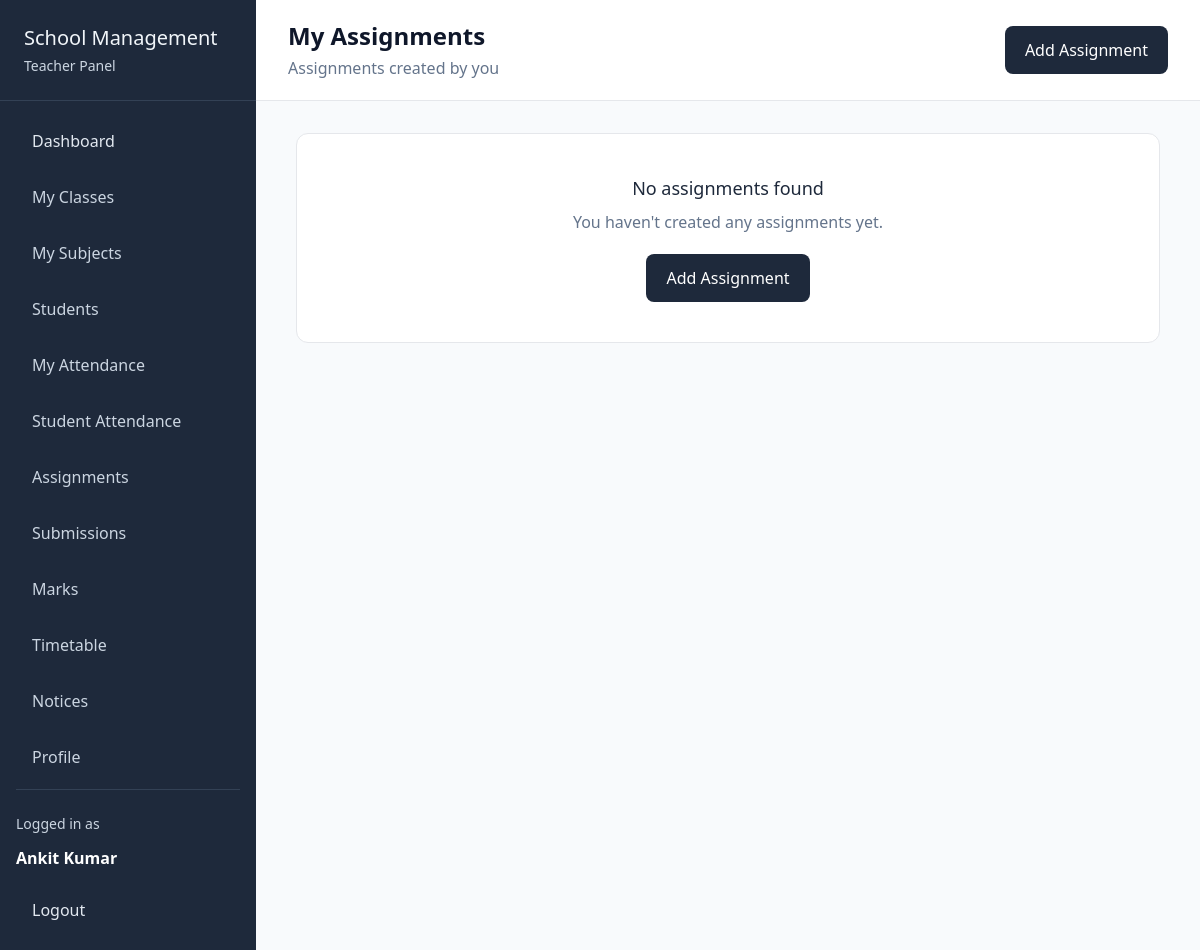
The page /teachers/assignments/ (signed in) on the database as committed earlier.
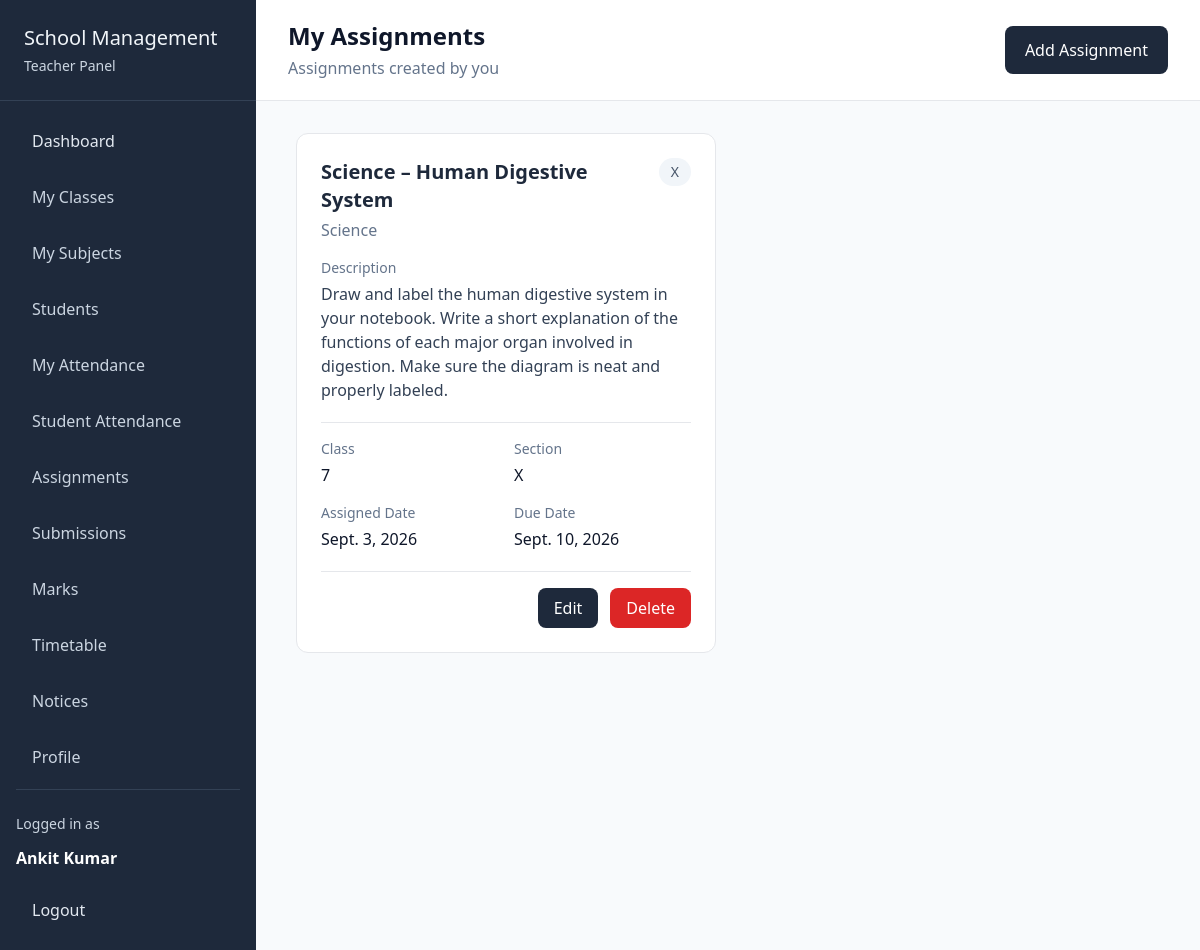
The same page on the database as committed later.
### assignments/models.py (models this page shows, shortened)
class Assignment(models.Model):
    title = models.CharField(max_length=200)
    description = models.TextField()
    subject = models.ForeignKey(Subject, on_delete=models.CASCADE)
    teacher = models.ForeignKey(Teacher, on_delete=models.CASCADE)
    class_section = models.ForeignKey(Section, on_delete=models.CASCADE)
    assigned_date = models.DateField()
    due_date = models.DateField()

### academics/models.py (models this page shows, shortened)
class Subject(models.Model):
    name = models.CharField(max_length=20)
    schoolclasses = models.ManyToManyField(SchoolClass)
    class Meta:
        constraints = [
            models.UniqueConstraint(
                fields=["name"],
                name="unique_subject_name"
            )
        ]

class Section(models.Model):
    schoolclass = models.ForeignKey(SchoolClass, on_delete=models.CASCADE)
    name = models.CharField(max_length=10)

class SchoolClass(models.Model):
    name = models.CharField(max_length=50)

### teachers/views.py (the view)
# urls.py: path("assignments/", views.teacher_assignments, name="teacher_assignments"),
def teacher_assignments(req):
    if req.user.userprofile.role != "teacher":
        return redirect("home")
    teacher = req.user.teacher
    assignments = Assignment.objects.filter(teacher=teacher).order_by("-assigned_date")
    data = {
        "teacher" : teacher,
        "assignments" : assignments
    }
    return render(req, "teachers/assignments.html", data)

### teachers/templates/teachers/assignments.html (shortened to what this page needs)
{% extends "teachers/base.html" %}
{% block content %}
<div class="flex-1">
    <div class="px-8 py-5 border-b bg-white flex items-center justify-between">
        <div>
            <h2 class="text-2xl font-semibold">My Assignments</h2>
            <p class="text-slate-500 mt-1">Assignments created by you</p>
        </div>
        <a href="{% url 'insert_assignment' %}" class="px-5 py-3 bg-slate-800 text-white rounded-lg hover:bg-slate-700">Add Assignment</a>
    </div>
    <div class="px-10 py-8">
        {% if assignments %}
        <div class="grid grid-cols-1 lg:grid-cols-2 gap-6">
            {% for assignment in assignments %}
            <div class="bg-white border rounded-xl p-6">
                <div class="flex items-start justify-between mb-4">
                    <div>
                        <h3 class="text-xl font-semibold text-slate-800">{{ assignment.title }}</h3>
                        <p class="text-slate-500 mt-1">{{ assignment.subject.name }}</p>
                    </div>
                    <span class="px-3 py-1 rounded-full bg-slate-100 text-slate-600 text-sm">{{ assignment.class_section.name }}</span>
                </div>
                <div class="mb-5">
                    <p class="text-sm text-slate-500 mb-1">Description</p>
                    <p class="text-slate-700 leading-6">{{ assignment.description }}</p>
                </div>
                <div class="grid grid-cols-2 gap-4 border-t pt-4">
                    <div>
                        <p class="text-sm text-slate-500">Class</p>
                        <p class="font-medium mt-1">{{ assignment.class_section.schoolclass.name }}</p>
                    </div>
                    <div>
                        <p class="text-sm text-slate-500">Section</p>
                        <p class="font-medium mt-1">{{ assignment.class_section.name }}</p>
                    </div>
                    <div>
                        <p class="text-sm text-slate-500">Assigned Date</p>
                        <p class="font-medium mt-1">{{ assignment.assigned_date }}</p>
                    </div>
                    <div>
                        <p class="text-sm text-slate-500">Due Date</p>
                        <p class="font-medium mt-1">{{ assignment.due_date }}</p>
                    </div>
                </div>
                <div class="flex justify-end gap-3 mt-5 border-t pt-4">
                    <a href="{% url 'edit_assignment' assignment.id %}" class="px-4 py-2 bg-slate-800 text-white rounded-lg hover:bg-slate-700">Edit</a>
                    <a href="{% url 'delete_assignment' assignment.id %}" class="px-4 py-2 bg-red-600 text-white rounded-lg hover:bg-red-700">Delete</a>
                </div>
            </div>
            {% endfor %}
        </div>
        {% else %}
        <div class="bg-white border rounded-xl p-10 text-center">
            <h3 class="text-lg font-medium text-slate-800">No assignments found</h3>
            <p class="text-slate-500 mt-2">You haven't created any assignments yet.</p>
            <a href="{% url 'insert_assignment' %}" class="inline-block mt-5 px-5 py-3 bg-slate-800 text-white rounded-lg hover:bg-slate-700">Add Assignment</a>
        </div>
        {% endif %}
    </div>
</div>
{% endblock content %}

Rows that differ between the two databases and show on the page:
added Assignment: title "Science – Human Digestive System", subject.name "Science", class_section.name "X", description "Draw and label the human digestive system in your notebook. Write a short explanation of the functions of each major organ involved in digestion. Make sure the diagram is neat and properly labeled.", class_section.schoolclass.name "7", assigned_date "Sept. 3, 2026", due_date "Sept. 10, 2026"
Other text that changed with them:
text no longer shown: "No assignments found You haven't created any assignments yet. Add Assignment"
